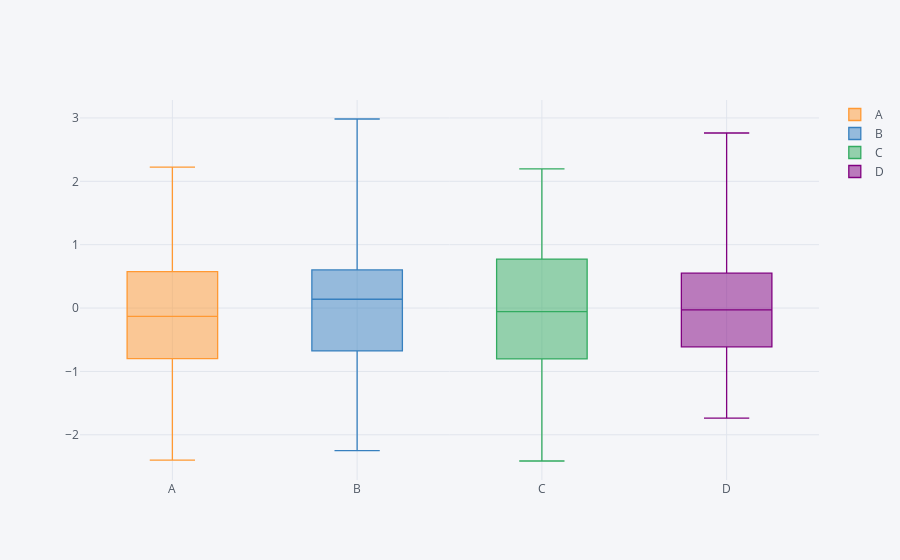

Source (notebook cell):
### Code cell
df.iplot(kind='box') #click on index to toggle view
